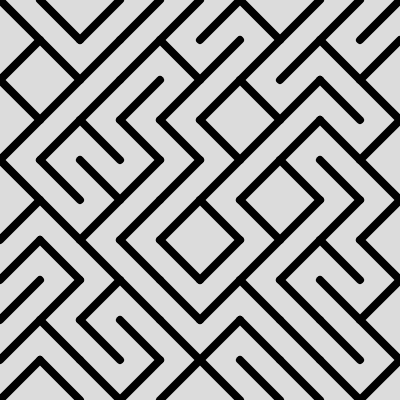
Frame 1 (no input)
Frame 60 (no input): identical to frame 1, image omitted
Frame 120 (the mouse pressed at the canvas centre since frame 60): identical to frame 1, image omitted

The p5.js sketch that drew this single still picture (run headless with seeded random() and noise() and a simulated clock; from frame 60 on, the mouse is pressed at the canvas centre):

// p5.js sketch
// ── sketch.js
// https://editor.p5js.org/jht9629-gmail/sketches/i2hCaC36l
// maze tiles pause

let len = 40;
let a_angle = 0;
let a_arr = [];
let a_flip = [];
// {count: seconds,...}
let a_pause_dict = { 0: 2.0, 90: 2.0, 180: 2.0, 270: 2.0 };
let a_pause_start = -1;
let a_pause_lapse;
let a_strokeWeight = 8;
let a_fill_pending = 0;

function setup() {
  createCanvas(400, 400);
  angleMode(DEGREES);
  noFill();
  strokeWeight(a_strokeWeight);
  fill_arr();
  fill_flip();
}

function fill_arr() {
  a_arr = [];
  // Fill array a_arr with random true/false values
  for (let x = 0; x < width; x += len) {
    for (let y = 0; y < height; y += len) {
      let odd = random() > 0.5;
      a_arr.push(odd);
    }
  }
}

function fill_flip() {
  a_flip = [];
  // Fill array a_arr with random true/false values
  for (let x = 0; x < width; x += len) {
    for (let y = 0; y < height; y += len) {
      let odd = random() > 0.5;
      a_flip.push(odd);
    }
  }
}

function draw() {
  let half = len / 2;
  background(220);
  let index = 0;
  for (let x = 0; x < width; x += len) {
    for (let y = 0; y < height; y += len) {
      let odd = a_arr[index];
      let flip = a_flip[index];
      let angle = flip ? 0 : a_angle;
      if (odd) {
        drawLeft(x, y, half, angle);
      } else {
        drawRight(x, y, half, angle);
      }
      index++;
    }
  }
  if (check_cycle()) {
    a_angle = (a_angle + 1) % 360;
  }
}

function mousePressed() {
  console.log("mousePressed");
  // fill_arr();
  a_fill_pending = 1;
}
// return true to advance cycle
// use a_angle to find seconds to pause in a_pause_dict
function check_cycle() {
  if (a_pause_start > 0) {
    let now = millis();
    if (now - a_pause_start > a_pause_lapse) {
      a_pause_start = 0;
      return true;
    } else {
      return false;
    }
  }
  let lapse = a_pause_dict[a_angle];
  if (lapse) {
    a_pause_start = millis();
    a_pause_lapse = lapse * 1000;

    if (a_angle == 0) {
      console.log("a_angle", a_angle, "frameCount", frameCount);
      fill_flip()
    }

    return false;
  } else {
    return true;
  }
}

function drawLeft(x, y, half, angle) {
  push();
  translate(x + half, y + half);
  rotate(angle);
  line(-half + 0, -half + 0, -half + len, -half + len);
  pop();
}

function drawRight(x, y, half, angle) {
  push();
  noFill();
  translate(x + half, y + half);
  rotate(angle);
  line(-half + len, -half + 0, -half + 0, -half + len);
  pop();
}

// https://editor.p5js.org/jht9629-gmail/sketches/LnPplI2CR
// truchet tiles pause

// https://editor.p5js.org/jht9629-gmail/sketches/EfQDCJ5aR
// truchet tiles array

// https://editor.p5js.org/jht9629-nyu/sketches/5TSs5XB6o
// truchet tiles rotate

// https://editor.p5js.org/jht9629-nyu/sketches/1CpIVSqp_d
// truchet tiles re-factored

// https://editor.p5js.org/jht9629-nyu/sketches/lBrb1cBQ7
// truchet tiles copy

// https://editor.p5js.org/ambikajo/sketches/cKu3Gn0Po
// truchet tiles by ambikajo
